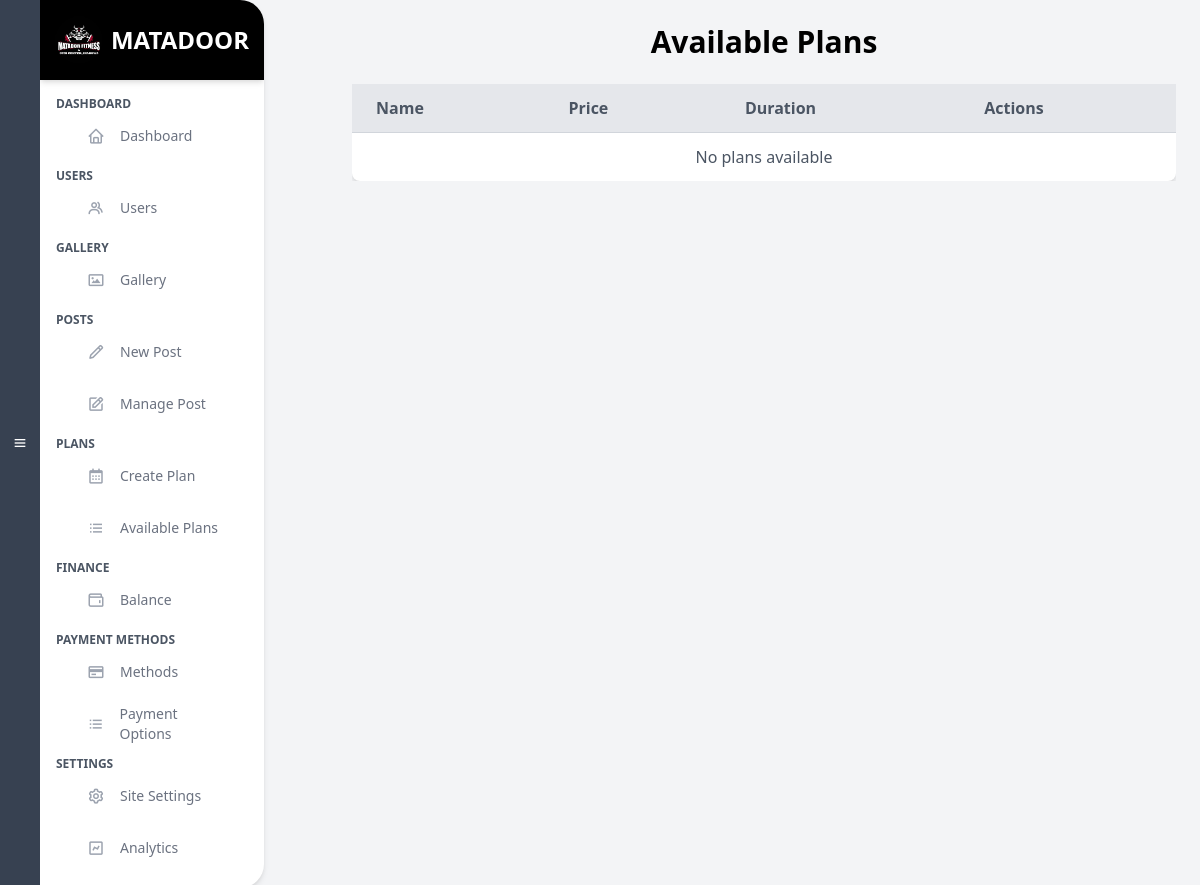
The app's page /admin/Planview.php, older data.
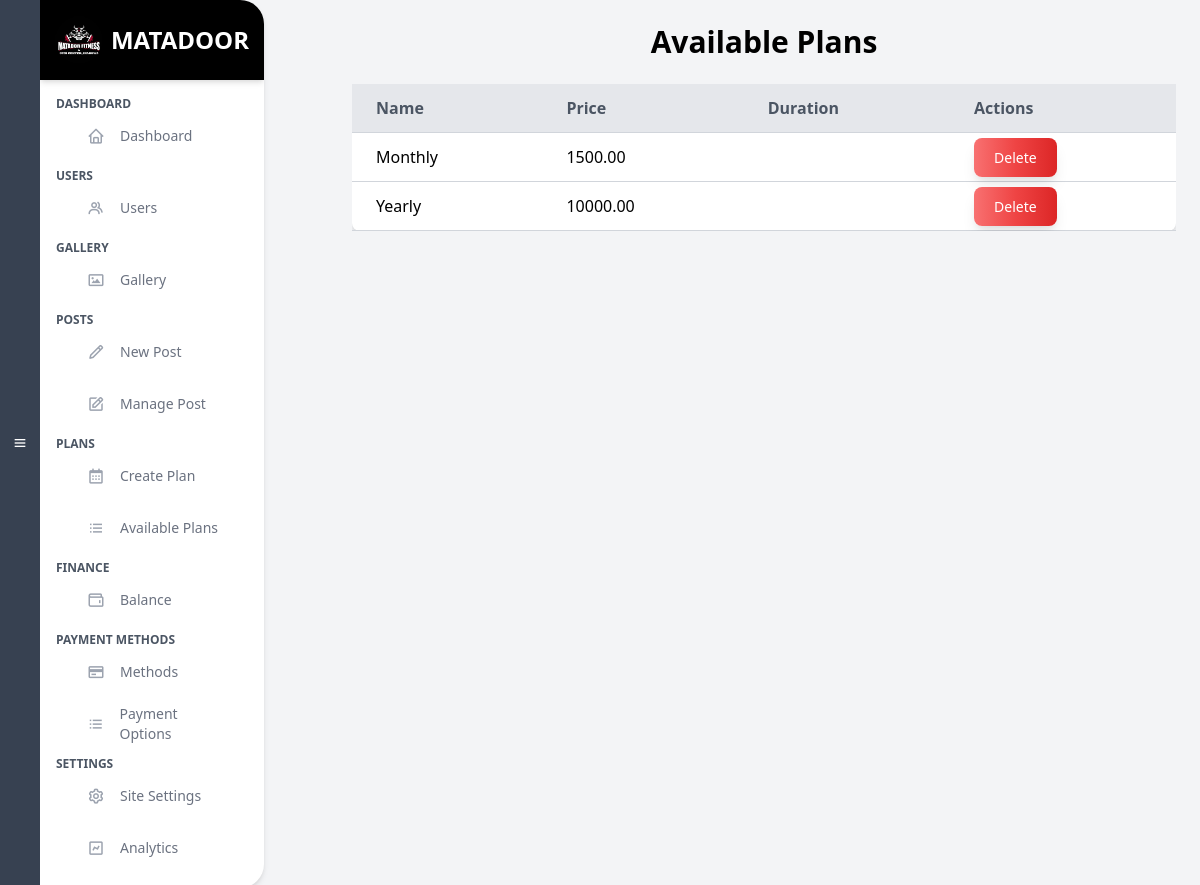
The same page, newer data.
### tables this page shows
CREATE TABLE `plans` (
  `id` int(11) NOT NULL,
  `name` varchar(255) NOT NULL,
  `price` decimal(10,2) NOT NULL,
  `type` enum('Monthly','Weekly','Yearly') NOT NULL,
  `created_at` timestamp NOT NULL DEFAULT current_timestamp()
);

### admin/Planview.php (the view, shortened to what this page needs)
<?php
include 'includes/db_connect.php';
$sql = "SELECT id, name, price, duration FROM plans";
$result = $conn->query($sql);
?>
<!DOCTYPE html>
<html lang="en">
<head>
    <link href="https://cdn.jsdelivr.net/npm/tailwindcss@2.2.19/dist/tailwind.min.css" rel="stylesheet">
</head>
<body class="bg-gray-100">
    <div class="flex">
        <?php include('includes/sidebar.php'); ?>
        <main class="flex-1 p-6">
            <div class="container mx-auto">
                <h1 class="text-3xl font-bold text-center mb-6">Available Plans</h1>
                <div class="overflow-x-auto">
                    <table class="min-w-full bg-white shadow-md rounded-lg">
                        <thead>
                            <tr class="w-full bg-gray-200 border-b border-gray-300">
                                <th class="py-3 px-6 text-left text-gray-600">Name</th>
                                <th class="py-3 px-6 text-left text-gray-600">Price</th>
                                <th class="py-3 px-6 text-left text-gray-600">Duration</th>
                                <th class="py-3 px-6 text-left text-gray-600">Actions</th>
                            </tr>
                        </thead>
                        <tbody>
                            <?php if ($result->num_rows > 0) {
                                while($row = $result->fetch_assoc()) { ?>
                                    <tr class="border-b border-gray-300">
                                        <td class="py-3 px-6"><?php echo htmlspecialchars($row['name']); ?></td>
                                        <td class="py-3 px-6"><?php echo htmlspecialchars($row['price']); ?></td>
                                        <td class="py-3 px-6"><?php echo htmlspecialchars($row['duration']); ?></td>
                                        <td class="py-3 px-6">
                                            <a href="?delete_id=<?php echo $row['id']; ?>"
                                               class="text-white bg-gradient-to-r from-red-400 via-red-500 to-red-600 hover:bg-gradient-to-br focus:ring-4 focus:outline-none focus:ring-red-300 dark:focus:ring-red-800 shadow-lg shadow-red-500/50 dark:shadow-lg dark:shadow-red-800/80 font-medium rounded-lg text-sm px-5 py-2.5 text-center me-2 mb-2"
                                               onclick="return confirm('Are you sure you want to delete this plan?');">
                                                Delete
                                            </a>
                                        </td>
                                    </tr>
                                <?php }
                            } else { ?>
                                <tr>
                                    <td colspan="4" class="py-3 px-6 text-center text-gray-600">No plans available</td>
                                </tr>
                            <?php } ?>
                        </tbody>
                    </table>
                </div>
            </div>
        </main>
    </div>
</body>
</html>

Row changes from the older to the newer data that the page shows:
added plans: name "Monthly", price "1500.00"
added plans: name "Yearly", price "10000.00"
Text that changed along with them:
text no longer shown: "No plans available"
